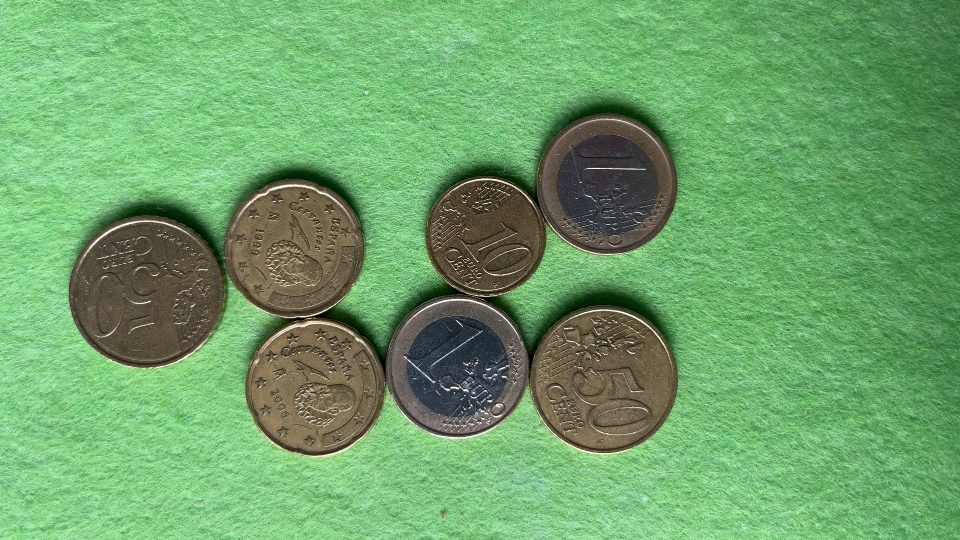
#> input picture data/images/coins.jpg, 960 x 540 px
$ jupyter execute watershed.ipynb
#> lines starting #> are read from the running program, lines starting #| are printed output that depends on the picture; after the words box and inside, x2 and y2 are one past the last pixel; in counts of white or black regions, pixels touching at a corner belong together
[cell 1]
import os
import cv2
import numpy as np
import pandas as pd
import matplotlib.pyplot as plt

## Inicio

[cell 2]
img = cv2.imread(f'../data/images/coins.jpg')
#> img is the input picture: shape (540, 960, 3); mean B, G, R 105.8, 162.6, 109.6
img = cv2.resize(img, None, fx = .7, fy=.7)
#> img: shape (378, 672, 3)

imgPre = cv2.GaussianBlur(img, (5, 5), 2)
# imgPre = cv2.medianBlur(img, 21)
# imgPre = cv2.bilateralFilter(img, d=30, sigmaColor=100, sigmaSpace=30)

f, ax = plt.subplots(figsize=(6, 6))
ax.imshow(cv2.cvtColor(imgPre, cv2.COLOR_BGR2RGB))
ax.axis('off')
plt.show()

[cell 3]
hsv_image = cv2.cvtColor(imgPre, cv2.COLOR_BGR2HSV)
#> hsv_image: shape (378, 672, 3); mean H, S, V 55, 93.9, 164.5

lower_green = np.array([35, 50, 10])  # Límite inferior (H, S, V)
upper_green = np.array([85, 255, 255])  # Límite superior (H, S, V)

# Crear una máscara que solo tenga en cuenta los colores dentro del rango
mask = cv2.inRange(hsv_image, lower_green, upper_green)
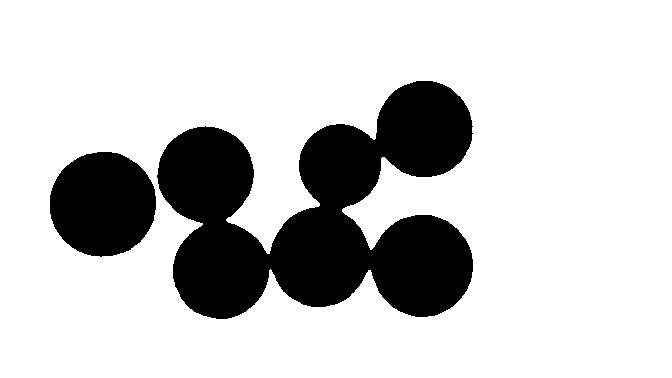
#> mask: shape (378, 672); 79.6% white; 2 black regions, box (x1, y1, x2, y2) and area: (157, 81, 473, 319) 43168, (50, 152, 156, 257) 8763
inverse_mask = cv2.bitwise_not(mask)

result = cv2.bitwise_and(img, img, mask=inverse_mask)

f, ax = plt.subplots(figsize=(6, 6))
ax.imshow(inverse_mask, cmap='gray')
ax.axis('off')
plt.show()

f, ax = plt.subplots(figsize=(6, 6))
ax.imshow(cv2.cvtColor(result, cv2.COLOR_BGR2RGB))
ax.axis('off')
plt.show()

[cell 4]
gray = cv2.cvtColor(img,cv2.COLOR_BGR2GRAY)
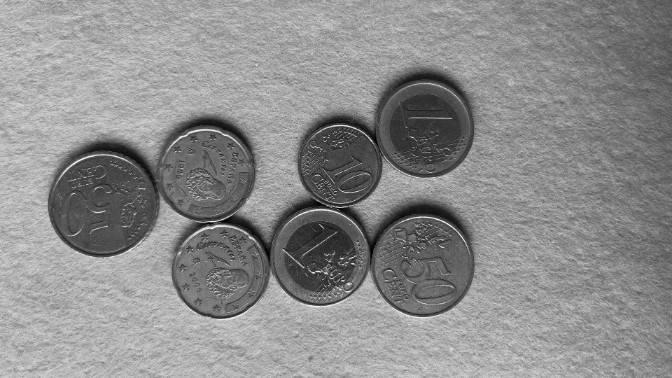
#> gray: shape (378, 672); min 1, max 249, mean 140.2

kernel = np.ones((3,3),np.uint8)
opening = cv2.morphologyEx(inverse_mask,cv2.MORPH_OPEN,kernel, iterations = 4) # Erosion followed by Dilation
#> opening: shape (378, 672); 20.4% white; 2 white regions, box (x1, y1, x2, y2) and area: (158, 81, 473, 319) 43162, (50, 152, 156, 256) 8761

alpha = 0.7
beta = 1 - alpha
gamma = 0  # Valor adicional agregado a cada píxel

imagen_superpuesta = cv2.addWeighted(gray, beta, opening, alpha, gamma)

f, ax = plt.subplots(figsize=(6, 6))
ax.imshow(imagen_superpuesta, cmap='gray')
ax.axis('off')
plt.show()

sure_bg = cv2.dilate(opening,kernel,iterations=5)
#> sure_bg: shape (378, 672); 25.3% white; 1 white region, box (x1, y1, x2, y2) and area: (45, 76, 478, 324) 64205

alpha = 0.7
beta = 1 - alpha
gamma = 0  # Valor adicional agregado a cada píxel

imagen_superpuesta = cv2.addWeighted(gray, beta, sure_bg, alpha, gamma)

f, ax = plt.subplots(figsize=(6, 6))
ax.imshow(imagen_superpuesta, cmap='gray')
ax.axis('off')
plt.show()

[cell 5]
dist_transform = cv2.distanceTransform(opening,cv2.DIST_L2,5)
ret, sure_fg = cv2.threshold(dist_transform,0.5*dist_transform.max(),255,0)
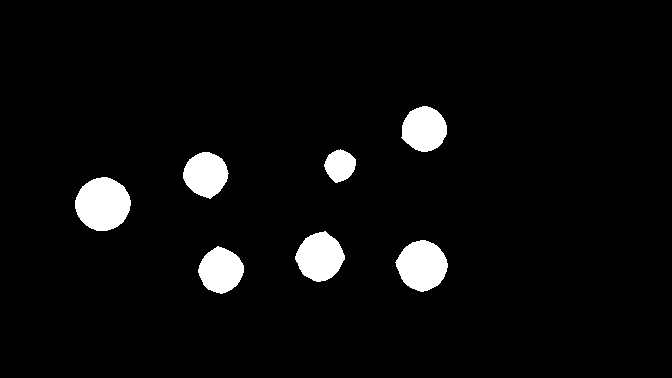
#> sure_fg: shape (378, 672) float32; 4.5% white; 7 white regions, largest, box (x1, y1, x2, y2) and area: (75, 177, 131, 231) 2311, (395, 240, 448, 292) 1979, (295, 231, 345, 282) 1787
#> ret = 25.96

f, ax = plt.subplots(figsize=(6, 6))
im = ax.imshow(dist_transform, cmap='jet')
ax.axis('off')
cbar = f.colorbar(im, fraction=.03, pad=0.04)    # Añade la barra de colores
plt.show()

[cell 6]
sure_fg = np.uint8(sure_fg)
unknown = cv2.subtract(sure_bg,sure_fg)
#> unknown: shape (378, 672); 20.7% white; 1 white region, box (x1, y1, x2, y2) and area: (45, 76, 478, 324) 52657

alpha = 0.7
beta = 1 - alpha
gamma = 0  # Valor adicional agregado a cada píxel

imagen_superpuesta = cv2.addWeighted(gray, beta, unknown, alpha, gamma)
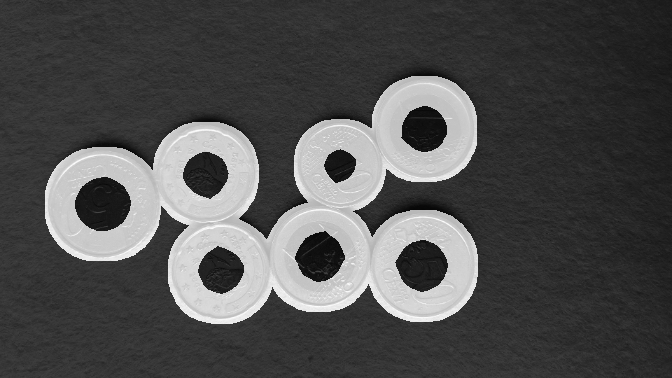
#> imagen_superpuesta: shape (378, 672); min 6, max 253, mean 79.1

f, ax = plt.subplots(figsize=(6, 6))
ax.imshow(imagen_superpuesta, cmap='gray')
ax.axis('off')
plt.show()

[cell 7]
# matriz que contiene los resultados de la segmentación.
# Cada valor corresponde a enteros que representan diferentes labels
_, labels = cv2.connectedComponents(sure_fg)
#> labels: shape (378, 672) int32; 8 distinct labels, from 0 to 7

labels = labels+1
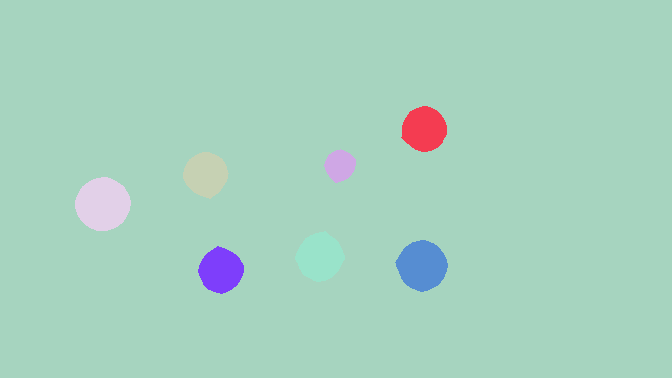
#> labels: shape (378, 672) int32; 8 distinct labels, from 1 to 8; one colour per label, 0 black
print(np.unique(labels))
#| [1 2 3 4 5 6 7 8]

f, ax = plt.subplots(figsize=(6, 6))
im = ax.imshow(labels, cmap='jet', interpolation='nearest')
f.colorbar(im, ax=ax, label='Label', ticks=np.arange(labels.max() + 1), fraction=.03, pad=0.04)
ax.axis('off')
plt.show()

[cell 8]
print(labels)
#> (printed output is left out)

[cell 9]
labels[unknown==255] = 0 # Para reasignar etiquetas a las áreas inciertas (unknown)
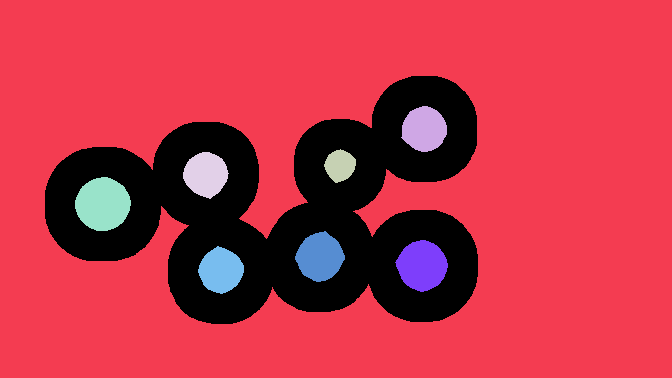
#> labels: shape (378, 672) int32; 9 distinct labels, from 0 to 8; one colour per label, 0 black
f, ax = plt.subplots(figsize=(6, 6))
im = ax.imshow(labels, cmap='jet', interpolation='nearest')
f.colorbar(im, ax=ax, label='Label', ticks=np.arange(labels.max() + 1), fraction=.03, pad=0.04)
ax.axis('off')
plt.show()

[cell 10]
markers = cv2.watershed(img,labels) # -1 para los píxeles entre las regiones segmentadas
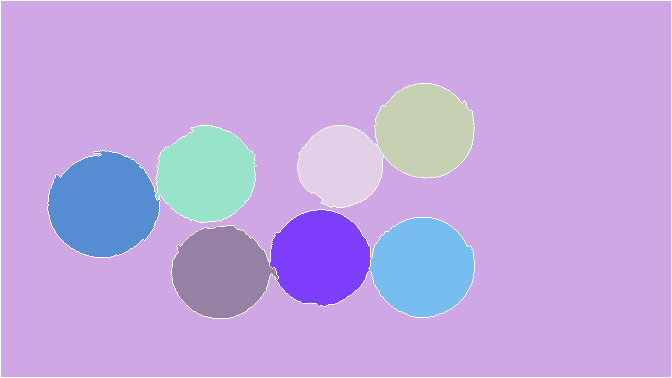
#> markers: shape (378, 672) int32; 9 distinct labels, from -1 to 8; one colour per label, 0 black, -1 white

f, ax = plt.subplots(figsize=(6, 6))
im = ax.imshow(markers, cmap='jet', interpolation='nearest')
ticks_ = np.linspace(markers.min() , markers.max(), abs(markers.min() - markers.max())+1)
#> ticks_ = [-1, 0, 1, 2, 3, 4, 5, 6, 7, 8]
f.colorbar(im, ax=ax, label='Label', ticks=ticks_, fraction=.03, pad=0.04)
ax.axis('off')
plt.show()


markers_ = markers[180:220, 150:180]
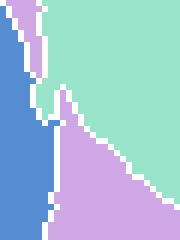
#> markers_: shape (40, 30) int32 (shown 6 times larger); 4 distinct labels, from -1 to 5; one colour per label, 0 black, -1 white
f, ax = plt.subplots(figsize=(6, 6))
im = ax.imshow(markers_, cmap='jet', interpolation='nearest')
ticks_ = np.linspace(markers.min() , markers.max(), abs(markers.min() - markers.max())+1)
f.colorbar(im, ax=ax, label='Label', ticks=ticks_, fraction=.03, pad=0.04)
ax.axis('off')
plt.show()
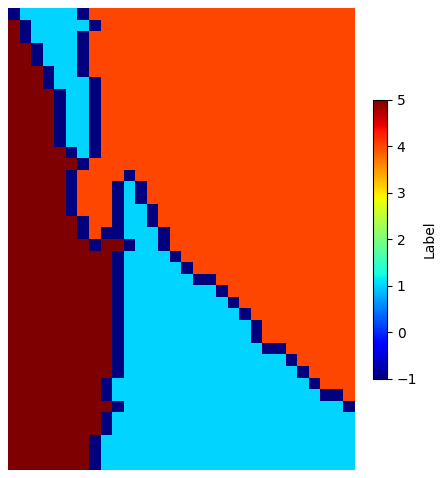
#> figure drawn by matplotlib, 2 panels

[cell 11]
img[markers == -1] = [255,0,0] # -1 para los píxeles entre las regiones segmentadas
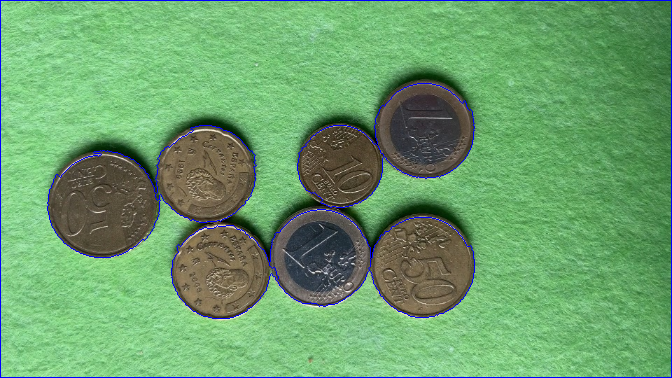
#> img: shape (378, 672, 3); mean B, G, R 108, 159.9, 107.6

f, ax = plt.subplots(figsize=(6, 6))
ax.imshow(cv2.cvtColor(img, cv2.COLOR_BGR2RGB))
ax.axis('off')
plt.show()

$ run again, with data/images/hsv_color_space.jpeg copied over data/images/coins.jpg
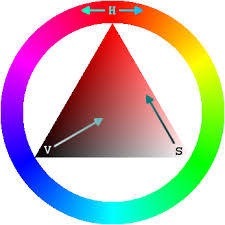
#> input picture data/images/hsv_color_space.jpeg, 225 x 225 px
#> img is the input picture: shape (225, 225, 3); mean B, G, R 184.3, 184.6, 199.3
#> hsv_image: shape (158, 158, 3); mean H, S, V 50, 94, 234.8
#> `mask = cv2.inRange(hsv_image, lower_green, upper_green)`:
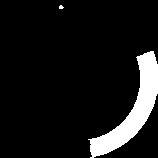
#> mask: shape (158, 158); 9.2% white; 2 white regions (1 under 20 px), largest, box (x1, y1, x2, y2) and area: (88, 51, 158, 158) 2287
#> opening: shape (158, 158); 90.3% white; 2 black regions (1 under 20 px), largest, box (x1, y1, x2, y2) and area: (88, 51, 158, 158) 2395
#> sure_bg: shape (158, 158); 96.1% white; 1 black region, box (x1, y1, x2, y2) and area: (95, 56, 158, 158) 983
#> ret = 50.07
#> unknown: shape (158, 158); 66.7% white; 3 black regions, box (x1, y1, x2, y2) and area: (0, 0, 90, 158) 7092, (95, 56, 158, 158) 983, (112, 0, 158, 12) 226
#| [1 2 3]
#> (printed output is left out)
#> markers: shape (158, 158) int32; 4 distinct labels, from -1 to 3
#> markers_ = empty array
#> `img[markers == -1] = [255,0,0]`:
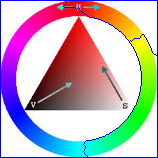
#> img: shape (158, 158, 3); mean B, G, R 186, 176.5, 191.4
